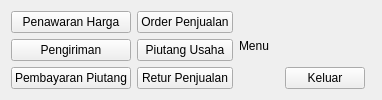
            <widget class="QWidget" name="st_Penjualan_Menu">
             <layout class="QHBoxLayout" name="horizontalLayout">
              <item>
               <layout class="QGridLayout" name="gr_Penjualan_Menu">
                <item row="0" column="0">
                 <widget class="QPushButton" name="tb_Penjualan_PenawaranHarga">
                  <property name="text">
                   <string>Penawaran Harga</string>
                  </property>
                 </widget>
                </item>
                <item row="0" column="1">
                 <widget class="QPushButton" name="tb_Penjualan_OrderPenjualan">
                  <property name="text">
                   <string>Order Penjualan</string>
                  </property>
                 </widget>
                </item>
                <item row="1" column="1">
                 <widget class="QPushButton" name="tb_Penjualan_Piutang">
                  <property name="text">
                   <string>Piutang Usaha</string>
                  </property>
                 </widget>
                </item>
                <item row="2" column="1">
                 <widget class="QPushButton" name="tb_Penjualan_Retur">
                  <property name="text">
                   <string>Retur Penjualan</string>
                  </property>
                 </widget>
                </item>
                <item row="2" column="0">
                 <widget class="QPushButton" name="tb_Penjualan_PembayaranPiutang">
                  <property name="text">
                   <string>Pembayaran Piutang</string>
                  </property>
                 </widget>
                </item>
                <item row="1" column="0">
                 <widget class="QPushButton" name="tb_Penjualan_Pengiriman">
                  <property name="text">
                   <string>Pengiriman</string>
                  </property>
                 </widget>
                </item>
               </layout>
              </item>
              <item>
               <layout class="QGridLayout" name="gridLayout_11">
                <property name="sizeConstraint">
                 <enum>QLayout::SetMinimumSize</enum>
                </property>
                <item row="0" column="0" colspan="3">
                 <spacer name="horizontalSpacer_6">
                  <property name="orientation">
                   <enum>Qt::Horizontal</enum>
                  </property>
                  <property name="sizeHint" stdset="0">
                   <size>
                    <width>40</width>
                    <height>20</height>
                   </size>
                  </property>
                 </spacer>
                </item>
                <item row="1" column="0" colspan="3">
                 <widget class="QLabel" name="label">
                  <property name="text">
                   <string>Menu</string>
                  </property>
                 </widget>
                </item>
                <item row="2" column="0">
                 <spacer name="horizontalSpacer_7">
                  <property name="orientation">
                   <enum>Qt::Horizontal</enum>
                  </property>
                  <property name="sizeHint" stdset="0">
                   <size>
                    <width>40</width>
                    <height>20</height>
                   </size>
                  </property>
                 </spacer>
                </item>
                <item row="2" column="1">
                 <widget class="QPushButton" name="tb_Penjualan_Keluar">
                  <property name="text">
                   <string>Keluar</string>
                  </property>
                 </widget>
                </item>
               </layout>
              </item>
             </layout>
             <zorder></zorder>
             <zorder></zorder>
            </widget>
